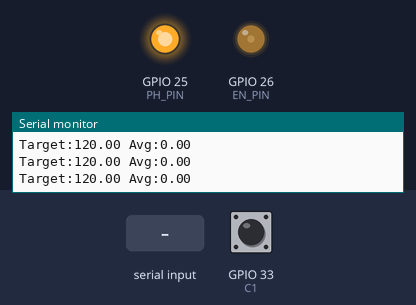
This sketch was run on a simulated ESP32. Parts: output pins drawn as LEDs (lit = HIGH), the last lines printed to the serial monitor. Inputs (shaded band) come from the test bench; at power-on: GPIO 33 (C1) HIGH. Nothing arrives over Bluetooth unless stated.

Above: at 1.25 s.
1.3 s: "0\n" received over the second serial link
2.8 s: "90,45\n" received over the second serial link
At 3.13 s:
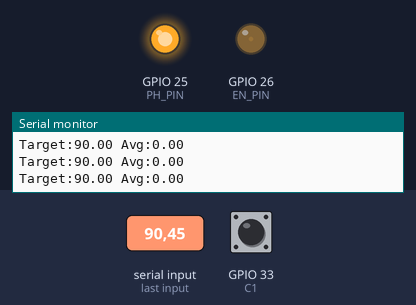
5.8 s: "200\n" received over the second serial link
8.8 s: "30,150\n" received over the second serial link
11.8 s: "90\n" received over the second serial link
At 13.17 s:
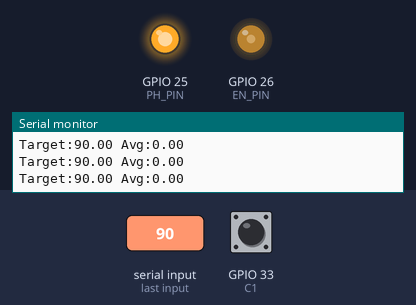
14.8 s: "5\n" received over the second serial link
Timing chart, 0 to 49.2 s (numbered marks = the images above; inputs shaded):
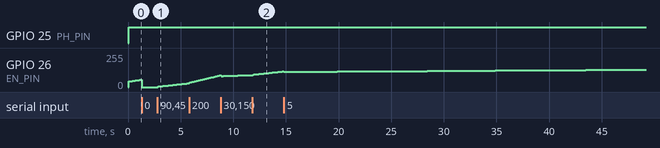

Measured:
- after the input at 2.8 s, GPIO 26 (EN_PIN): moves from 0/255 to 28/255 over 2.9 s, starting at once

The sketch:

SPVVVECTR-MCU-PP-BT.ino
```cpp
#include "BluetoothSerial.h"

BluetoothSerial SerialBT;
const String BTname = "Tensegrity-BT3";

// Pins
const int EN_PIN = 26;
const int PH_PIN = 25;
const int C1 = 33;
const int C2 = 34;

// Constants
const float reduction_ratio = 10.0;
const int ppr_num = 7;
const float shaft_ppr = reduction_ratio * ppr_num;

// Pulse timer
volatile unsigned long last_pulse_time = 0;
volatile long delta_micros = 0;
volatile int direction = 1;

// Average calculation
#define FILTER_SIZE 10
float rpm_buffer[FILTER_SIZE] = {0};
int filter_idx = 0;
float raw_rpm = 0;
float avg_rpm = 0;

// PID and Timing
unsigned long prev_loop_time = 0;
const float period_ms = 50;
float target_rpm = 120.0;
float speed = 9500;
float error = 0;
float last_error = 0;

// PID Constants (Adjusted for 16-bit PWM)
const float kP = 1.2;
const float kD = 0.5;

void IRAM_ATTR countPulse();

void setup() {
  SerialBT.begin(BTname);
  Serial.begin(115200);
  pinMode(EN_PIN, OUTPUT);
  pinMode(PH_PIN, OUTPUT);
  pinMode(C1, INPUT_PULLUP);
  pinMode(C2, INPUT_PULLUP);
  analogWriteResolution(EN_PIN, 16);
  attachInterrupt(digitalPinToInterrupt(C1), countPulse, RISING);
}

void loop() {
  if (SerialBT.available()) {
    target_rpm = SerialBT.readStringUntil('\n').toFloat();
  }

  unsigned long current_time = millis();
  if (current_time - prev_loop_time >= period_ms) {
    prev_loop_time = current_time;

    // 1. Get Encoder data
    noInterrupts();
    long d_micros = delta_micros;
    int d_dir = direction;
    unsigned long last_p = last_pulse_time;
    interrupts();

    // 2. Calculate Raw RPM
    if (micros() - last_p > 250000) { // 0.25s timeout for stop
      raw_rpm = 0;
    } else if (d_micros > 0) {
      raw_rpm = (1000000.0 / d_micros / shaft_ppr) * 60.0 * d_dir;
    }

    // 3. Averaging out
    rpm_buffer[filter_idx] = raw_rpm;
    filter_idx = (filter_idx + 1) % FILTER_SIZE;
    float sum = 0;
    for(int i=0; i<FILTER_SIZE; i++) {
      sum += rpm_buffer[i];
    }
    avg_rpm = sum / FILTER_SIZE;

    // 4. Speed calculation
    error = abs(target_rpm) - abs(avg_rpm);
    speed += kP * error + kD * (error - last_error) / (period_ms / 1000.0);
    speed = constrain(speed, 0, 65535);
    last_error = error;

    // 5. Speed and Direction change
    if (target_rpm == 0) {
      analogWrite(EN_PIN, 0);
      speed = 0;
    }
    else if (target_rpm > 0) {
      digitalWrite(PH_PIN, HIGH);
      analogWrite(EN_PIN, (int)speed);
    }
    else {
      digitalWrite(PH_PIN, LOW);
      analogWrite(EN_PIN, (int)speed);
    }

    // 6. Output for Plotter/Python
    SerialBT.println(BTname);
    SerialBT.print("Target:"); SerialBT.print(target_rpm);
    SerialBT.print(",");
    SerialBT.print(" Avg:"); SerialBT.println(avg_rpm);

    Serial.print("Target:"); Serial.print(target_rpm);
    Serial.print(" Avg:"); Serial.println(avg_rpm);
  }
}

void IRAM_ATTR countPulse() {
  unsigned long now = micros();
  delta_micros = now - last_pulse_time;
  last_pulse_time = now;
  direction = (digitalRead(C2) == LOW) ? -1 : 1;
}
```
